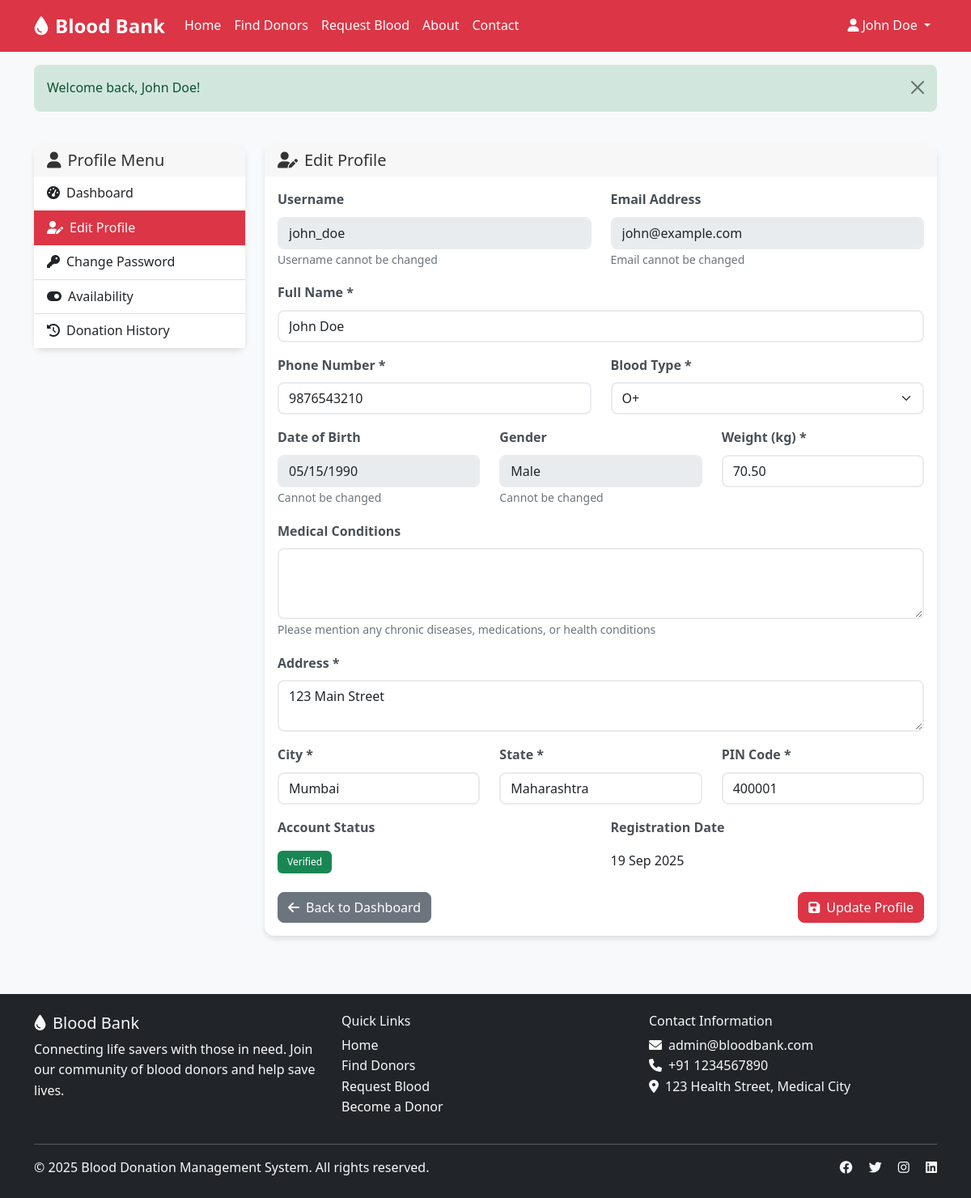
The page /donor/profile.php (signed in) on the database its author committed.
### tables this page shows
CREATE TABLE users (
    id INT AUTO_INCREMENT PRIMARY KEY,
    username VARCHAR(50) UNIQUE NOT NULL,
    email VARCHAR(100) UNIQUE NOT NULL,
    password VARCHAR(255) NOT NULL,
    full_name VARCHAR(100) NOT NULL,
    phone VARCHAR(15) NOT NULL,
    blood_type ENUM('A+', 'A-', 'B+', 'B-', 'AB+', 'AB-', 'O+', 'O-') NOT NULL,
    date_of_birth DATE NOT NULL,
    gender ENUM('Male', 'Female', 'Other') NOT NULL,
    weight DECIMAL(5,2) NOT NULL,
    medical_conditions TEXT DEFAULT NULL,
    address TEXT NOT NULL,
    city VARCHAR(100) NOT NULL,
    state VARCHAR(100) NOT NULL,
    pincode VARCHAR(10) NOT NULL,
    is_verified BOOLEAN DEFAULT FALSE,
    is_available BOOLEAN DEFAULT TRUE,
    last_donation_date DATE DEFAULT NULL,
    profile_image VARCHAR(255) DEFAULT NULL,
    created_at TIMESTAMP DEFAULT CURRENT_TIMESTAMP,
    updated_at TIMESTAMP DEFAULT CURRENT_TIMESTAMP ON UPDATE CURRENT_TIMESTAMP
);

### includes/config.php (called while the page is built, shortened)
<?php
class Database {
    private $host = DB_HOST;
    private $user = DB_USER;
    private $pass = DB_PASS;
    private $dbname = DB_NAME;
    private $dbh;
    public function __construct() {
        $dsn = 'mysql:host=' . $this->host . ';dbname=' . $this->dbname . ';charset=utf8mb4';
        $options = [
            PDO::ATTR_PERSISTENT => true,
            PDO::ATTR_ERRMODE => PDO::ERRMODE_EXCEPTION,
            PDO::ATTR_DEFAULT_FETCH_MODE => PDO::FETCH_ASSOC,
            PDO::ATTR_EMULATE_PREPARES => false,
        ];
        try {
            $this->dbh = new PDO($dsn, $this->user, $this->pass, $options);
        } catch (PDOException $e) {
            $this->error = $e->getMessage();
            die('Database connection failed: ' . $this->error);
        }
    }
    public function query($query) {
        $this->stmt = $this->dbh->prepare($query);
    }
    public function bind($param, $value, $type = null) {
        if (is_null($type)) {
            switch (true) {
                case is_int($value):
                    $type = PDO::PARAM_INT;
                    break;
            }
        }
        $this->stmt->bindValue($param, $value, $type);
    }
    public function execute() {
        return $this->stmt->execute();
    }
    public function single() {
        $this->execute();
        return $this->stmt->fetch();
    }
}
function formatDate($date, $format = 'Y-m-d') {
    return date($format, strtotime($date));
}
$db = new Database();
?>

### donor/profile.php (the view, shortened to what this page needs)
<?php
require_once '../includes/config.php';
$user_id = $_SESSION['user_id'];
$db->query("SELECT * FROM users WHERE id = :user_id");
$db->bind(':user_id', $user_id);
$user = $db->single();
include '../includes/header.php';
?>
<div class="container py-4">
    <div class="row">
        <div class="col-md-3">
            <div class="card">
                <div class="card-header">
                    <h5 class="mb-0"><i class="fas fa-user me-2"></i>Profile Menu</h5>
                </div>
                <div class="list-group list-group-flush">
                    <a href="dashboard.php" class="list-group-item list-group-item-action">
                        <i class="fas fa-tachometer-alt me-2"></i>Dashboard
                    </a>
                    <a href="profile.php" class="list-group-item list-group-item-action active">
                        <i class="fas fa-user-edit me-2"></i>Edit Profile
                    </a>
                    <a href="change_password.php" class="list-group-item list-group-item-action">
                        <i class="fas fa-key me-2"></i>Change Password
                    </a>
                    <a href="availability.php" class="list-group-item list-group-item-action">
                        <i class="fas fa-toggle-on me-2"></i>Availability
                    </a>
                    <a href="donation_history.php" class="list-group-item list-group-item-action">
                        <i class="fas fa-history me-2"></i>Donation History
                    </a>
                </div>
            </div>
        </div>
        <div class="col-md-9">
            <div class="card">
                <div class="card-header">
                    <h5 class="mb-0"><i class="fas fa-user-edit me-2"></i>Edit Profile</h5>
                </div>
                <div class="card-body">
                    <form method="POST">
                        <div class="row">
                            <div class="col-md-6">
                                <div class="mb-3">
                                    <label for="username" class="form-label">Username</label>
                                    <input type="text" class="form-control" id="username" value="<?php echo htmlspecialchars($user['username']); ?>" disabled>
                                    <small class="form-text text-muted">Username cannot be changed</small>
                                </div>
                            </div>
                            <div class="col-md-6">
                                <div class="mb-3">
                                    <label for="email" class="form-label">Email Address</label>
                                    <input type="email" class="form-control" id="email" value="<?php echo htmlspecialchars($user['email']); ?>" disabled>
                                    <small class="form-text text-muted">Email cannot be changed</small>
                                </div>
                            </div>
                        </div>
                        <div class="mb-3">
                            <label for="full_name" class="form-label">Full Name *</label>
                            <input type="text" class="form-control" id="full_name" name="full_name"
                                   value="<?php echo htmlspecialchars($user['full_name']); ?>" required>
                        </div>
                        <div class="row">
                            <div class="col-md-6">
                                <div class="mb-3">
                                    <label for="phone" class="form-label">Phone Number *</label>
                                    <input type="tel" class="form-control" id="phone" name="phone"
                                           value="<?php echo htmlspecialchars($user['phone']); ?>" required>
                                </div>
                            </div>
                            <div class="col-md-6">
                                <div class="mb-3">
                                    <label for="blood_type" class="form-label">Blood Type *</label>
                                    <select class="form-select" id="blood_type" name="blood_type" required>
                                        <option value="O+" <?php echo ($user['blood_type'] == 'O+') ? 'selected' : ''; ?>>O+</option>
                                    </select>
                                </div>
                            </div>
                        </div>
                        <div class="row">
                            <div class="col-md-4">
                                <div class="mb-3">
                                    <label for="date_of_birth" class="form-label">Date of Birth</label>
                                    <input type="date" class="form-control" id="date_of_birth"
                                           value="<?php echo $user['date_of_birth']; ?>" disabled>
                                    <small class="form-text text-muted">Cannot be changed</small>
                                </div>
                            </div>
                            <div class="col-md-4">
                                <div class="mb-3">
                                    <label for="gender" class="form-label">Gender</label>
                                    <input type="text" class="form-control" id="gender"
                                           value="<?php echo htmlspecialchars($user['gender']); ?>" disabled>
                                    <small class="form-text text-muted">Cannot be changed</small>
                                </div>
                            </div>
                            <div class="col-md-4">
                                <div class="mb-3">
                                    <label for="weight" class="form-label">Weight (kg) *</label>
                                    <input type="number" class="form-control" id="weight" name="weight" step="0.1" min="45"
                                           value="<?php echo $user['weight']; ?>" required>
                                </div>
                            </div>
                        </div>
                        <div class="mb-3">
                            <label for="medical_conditions" class="form-label">Medical Conditions</label>
                            <textarea class="form-control" id="medical_conditions" name="medical_conditions" rows="3"><?php echo htmlspecialchars($user['medical_conditions']); ?></textarea>
                            <small class="form-text text-muted">Please mention any chronic diseases, medications, or health conditions</small>
                        </div>
                        <div class="mb-3">
                            <label for="address" class="form-label">Address *</label>
                            <textarea class="form-control" id="address" name="address" rows="2" required><?php echo htmlspecialchars($user['address']); ?></textarea>
                        </div>
                        <div class="row">
                            <div class="col-md-4">
                                <div class="mb-3">
                                    <label for="city" class="form-label">City *</label>
                                    <input type="text" class="form-control" id="city" name="city"
                                           value="<?php echo htmlspecialchars($user['city']); ?>" required>
                                </div>
                            </div>
                            <div class="col-md-4">
                                <div class="mb-3">
                                    <label for="state" class="form-label">State *</label>
                                    <input type="text" class="form-control" id="state" name="state"
                                           value="<?php echo htmlspecialchars($user['state']); ?>" required>
                                </div>
                            </div>
                            <div class="col-md-4">
                                <div class="mb-3">
                                    <label for="pincode" class="form-label">PIN Code *</label>
                                    <input type="text" class="form-control" id="pincode" name="pincode"
                                           value="<?php echo htmlspecialchars($user['pincode']); ?>" required>
                                </div>
                            </div>
                        </div>
                        <div class="row">
                            <div class="col-md-6">
                                <div class="mb-3">
                                    <label class="form-label">Account Status</label>
                                    <div class="form-control-plaintext">
                                        <span class="badge bg-<?php echo $user['is_verified'] ? 'success' : 'warning'; ?>">
                                            <?php echo $user['is_verified'] ? 'Verified' : 'Pending Verification'; ?>
                                        </span>
                                    </div>
                                </div>
                            </div>
                            <div class="col-md-6">
                                <div class="mb-3">
                                    <label class="form-label">Registration Date</label>
                                    <div class="form-control-plaintext">
                                        <?php echo formatDate($user['created_at'], 'd M Y'); ?>
                                    </div>
                                </div>
                            </div>
                        </div>
                        <div class="d-flex justify-content-between">
                            <a href="dashboard.php" class="btn btn-secondary">
                                <i class="fas fa-arrow-left me-2"></i>Back to Dashboard
                            </a>
                            <button type="submit" class="btn btn-danger">
                                <i class="fas fa-save me-2"></i>Update Profile
                            </button>
                        </div>
                    </form>
                </div>
            </div>
        </div>
    </div>
</div>
<?php include '../includes/footer.php'; ?>

### assets/css/style.css (style rules this page uses)
body { font-family: 'Segoe UI', Tahoma, Geneva, Verdana, sans-serif; line-height: 1.6; color: #333; background-color: #f8f9fa; }
:root { --blood-red: #dc3545; --blood-red-dark: #c82333; --blood-red-light: #f5c6cb; }
.card { border: none; border-radius: 12px; box-shadow: 0 4px 6px rgba(0, 0, 0, 0.1); transition: transform 0.3s ease, box-shadow 0.3s ease; }
.card-header { border-radius: 12px 12px 0 0 !important; border-bottom: none; font-weight: 600; }
.btn { border-radius: 8px; font-weight: 500; transition: all 0.3s ease; }
.btn-danger { background-color: var(--blood-red); border-color: var(--blood-red); }
.badge { font-weight: 500; padding: 0.5rem 0.75rem; border-radius: 6px; }
.form-control, .form-select { border-radius: 8px; border: 2px solid #e9ecef; transition: border-color 0.3s ease, box-shadow 0.3s ease; }
.form-label { font-weight: 600; color: #495057; }
.list-group-item.active { background-color: var(--blood-red); border-color: var(--blood-red); }

### rows shown on the page
users: username "john_doe", email "john@example.com", full_name "John Doe", phone "9876543210", blood_type "O+", date_of_birth "05/15/1990", gender "Male", weight "70.50", address "123 Main Street", city "Mumbai", state "Maharashtra", pincode "400001", created_at "19 Sep 2025"

### other values the page prints
$_SESSION['user_name'] "John Doe"
$flashMessage['message'] "Welcome back, John Doe!"
ADMIN_EMAIL "admin@bloodbank.com"
